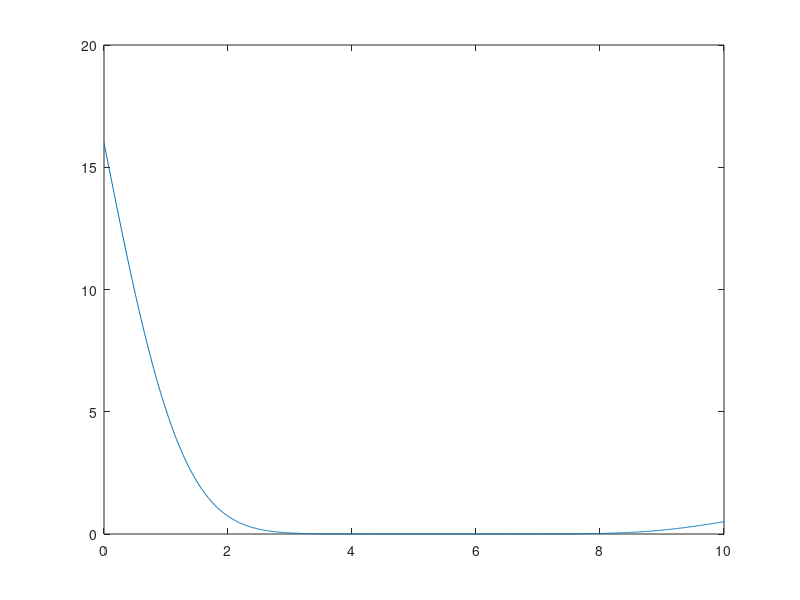

Write the MATLAB code that produced this figure.
clear all; close all; clc;

E = 100; k = 5;

L = linspace(0, sqrt(E), 1000);

Y = exp(-((sqrt(E)-L).^2)/2) + 2^k*exp(-(L.^2)/2);
Y = qfunc(sqrt(E)-L) + 2^k*qfunc(L) - (qfunc(sqrt(E)-L)).*(2^k*qfunc(L));
%figure(1); 
plot(L,Y);